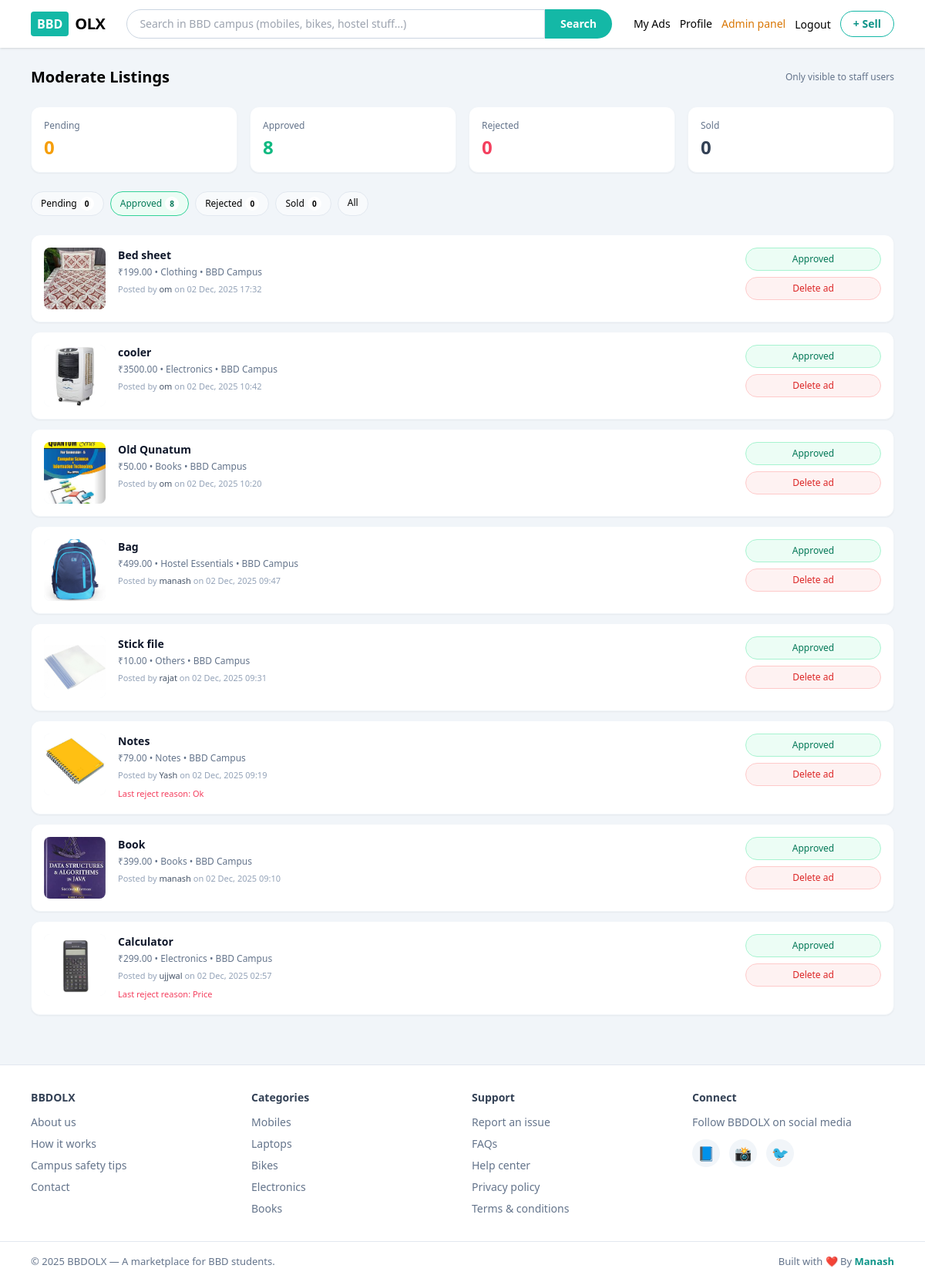
Page /moderation/?status=APPROVED (signed in) on the committed database.
### market/models.py (models this page shows, shortened)
class Product(models.Model):
    CONDITION_CHOICES = [
        ('NEW', 'New'),
        ('LIKE_NEW', 'Like New'),
        ('USED', 'Used'),
    ]
    STATUS_CHOICES = [
        ('PENDING', 'Pending Review'),
        ('APPROVED', 'Approved'),
        ('REJECTED', 'Rejected'),
        ('SOLD', 'Sold Out'),
    ]
    title = models.CharField(max_length=200)
    description = models.TextField()
    category = models.ForeignKey(
        Category,
        on_delete=models.CASCADE,
        related_name='products'
    )
    price = models.DecimalField(max_digits=10, decimal_places=2)
    condition = models.CharField(max_length=20, choices=CONDITION_CHOICES)
    image = models.ImageField(upload_to='products/')
    owner = models.ForeignKey(
        User,
        on_delete=models.CASCADE,
        related_name='products'
    )
    city_campus = models.CharField(max_length=100, default='BBD Campus')
    created_at = models.DateTimeField(auto_now_add=True)
    is_sold = models.BooleanField(default=False)
    status = models.CharField(
        max_length=10,
        choices=STATUS_CHOICES,
        default='PENDING'
    )
    rejection_reason = models.TextField(blank=True, null=True)

class Category(models.Model):
    name = models.CharField(max_length=100, unique=True)
    slug = models.SlugField(unique=True)

### market/views.py (the view)
# urls.py: path('moderation/', views.moderation_dashboard, name='moderation_dashboard'),
@user_passes_test(staff_required)
def moderation_dashboard(request):
    status_filter = request.GET.get("status", "PENDING")
    products = Product.objects.all().order_by("-created_at")
    if status_filter in ["PENDING", "APPROVED", "REJECTED", "SOLD"]:
        products = products.filter(status=status_filter)
    stats_qs = Product.objects.values("status").annotate(total=Count("id"))
    stats = {"PENDING": 0, "APPROVED": 0, "REJECTED": 0, "SOLD": 0}
    for row in stats_qs:
        stats[row["status"]] = row["total"]
    context = {
        "products": products,
        "status_filter": status_filter,
        "stats": stats,
    }
    return render(request, "market/admin_dashboard.html", context)

### market/context_processors.py (called while the page is built)
def notifications_processor(request):
    if request.user.is_authenticated:
        return {
            "unread_notifications": Notification.objects.filter(
                user=request.user, is_read=False
            )
        }
    return {"unread_notifications": []}

### market/views.py (called while the page is built)
def staff_required(user):
    return user.is_staff  # Only staff/admin can access

### market/templates/market/admin_dashboard.html (shortened to what this page needs)
{% extends "market/base.html" %}
{% block content %}
<div class="space-y-6">
  <div class="flex items-center justify-between">
    <h1 class="text-xl font-semibold">Moderate Listings</h1>
    <span class="text-xs text-slate-500">Only visible to staff users</span>
  </div>
  <div class="grid grid-cols-1 sm:grid-cols-4 gap-4 text-sm">
    <div class="bg-white rounded-xl shadow-sm p-4 border border-slate-100">
      <p class="text-xs text-slate-500 mb-1">Pending</p>
      <p class="text-2xl font-semibold text-amber-500">{{ stats.PENDING }}</p>
    </div>
    <div class="bg-white rounded-xl shadow-sm p-4 border border-slate-100">
      <p class="text-xs text-slate-500 mb-1">Approved</p>
      <p class="text-2xl font-semibold text-emerald-500">{{ stats.APPROVED }}</p>
    </div>
    <div class="bg-white rounded-xl shadow-sm p-4 border border-slate-100">
      <p class="text-xs text-slate-500 mb-1">Rejected</p>
      <p class="text-2xl font-semibold text-rose-500">{{ stats.REJECTED }}</p>
    </div>
    <div class="bg-white rounded-xl shadow-sm p-4 border border-slate-100">
      <p class="text-xs text-slate-500 mb-1">Sold</p>
      <p class="text-2xl font-semibold text-slate-700">{{ stats.SOLD }}</p>
    </div>
  </div>
  <div class="flex gap-2 text-xs">
    <a href="?status=PENDING"
       class="px-3 py-1.5 rounded-full border flex items-center gap-1
              {% if status_filter == 'PENDING' %} bg-amber-50 border-amber-400 text-amber-700 {% else %} bg-slate-50 border-slate-200 {% endif %}">
      Pending
      <span class="inline-flex items-center justify-center min-w-[18px] h-[18px] rounded-full bg-white text-[10px] font-semibold">
        {{ stats.PENDING }}
      </span>
    </a>
    <a href="?status=APPROVED"
       class="px-3 py-1.5 rounded-full border flex items-center gap-1
              {% if status_filter == 'APPROVED' %} bg-emerald-50 border-emerald-400 text-emerald-700 {% else %} bg-slate-50 border-slate-200 {% endif %}">
      Approved
      <span class="inline-flex items-center justify-center min-w-[18px] h-[18px] rounded-full bg-white text-[10px] font-semibold">
        {{ stats.APPROVED }}
      </span>
    </a>
    <a href="?status=REJECTED"
       class="px-3 py-1.5 rounded-full border flex items-center gap-1
              {% if status_filter == 'REJECTED' %} bg-rose-50 border-rose-400 text-rose-700 {% else %} bg-slate-50 border-slate-200 {% endif %}">
      Rejected
      <span class="inline-flex items-center justify-center min-w-[18px] h-[18px] h-[18px] rounded-full bg-white text-[10px] font-semibold">
        {{ stats.REJECTED }}
      </span>
    </a>
    <a href="?status=SOLD"
       class="px-3 py-1.5 rounded-full border flex items-center gap-1
              {% if status_filter == 'SOLD' %} bg-slate-900 text-white border-slate-900 {% else %} bg-slate-50 border-slate-200 {% endif %}">
      Sold
      <span class="inline-flex items-center justify-center min-w-[18px] h-[18px] rounded-full bg-white/90 text-[10px] font-semibold">
        {{ stats.SOLD }}
      </span>
    </a>
    <a href="?status=ALL"
       class="px-3 py-1.5 rounded-full border
              {% if status_filter == 'ALL' %} bg-slate-900 text-white border-slate-900 {% else %} bg-slate-50 border-slate-200 {% endif %}">
      All
    </a>
  </div>
  <div class="space-y-3">
    {% for p in products %}
      <div class="bg-white rounded-xl shadow-sm p-4 flex gap-4 items-start border border-slate-100 card-animate">
        <div class="h-20 w-20 rounded-lg overflow-hidden bg-slate-100 flex-shrink-0 relative">
          <img src="{{ p.image.url }}" class="w-full h-full object-cover">
        </div>
        <div class="flex-1 space-y-1 text-sm">
          <p class="font-semibold text-slate-900">{{ p.title }}</p>
          <p class="text-xs text-slate-500">
            ₹{{ p.price }} • {{ p.category.name }} • {{ p.city_campus }}
          </p>
          <p class="text-[11px] text-slate-400">
            Posted by <span class="font-medium text-slate-600">{{ p.owner.username }}</span>
            on {{ p.created_at|date:"d M, Y H:i" }}
          </p>
          {% if p.rejection_reason %}
            <p class="text-[11px] text-rose-500">
              Last reject reason: {{ p.rejection_reason }}
            </p>
          {% endif %}
        </div>
        <div class="flex flex-col gap-2 text-xs w-44">
          {% if p.status == 'PENDING' %}
            <form method="post" action="{% url 'approve_product' p.pk %}">
              {% csrf_token %}
              <button class="w-full bg-emerald-500 text-white rounded-full py-1.5 hover:bg-emerald-600">
                Approve
              </button>
            </form>
            <button onclick="openRejectModal({{ p.pk }}, '{{ p.title|escapejs }}')"
                    class="w-full bg-rose-500 text-white rounded-full py-1.5 hover:bg-rose-600">
              Reject
            </button>
          {% elif p.status == 'APPROVED' %}
            <span class="inline-flex items-center justify-center rounded-full bg-emerald-50 text-emerald-700 border border-emerald-200 py-1.5">
              Approved
            </span>
          {% endif %}
          <form method="post"
                action="{% url 'delete_product' p.pk %}"
                onsubmit="return confirm('Are you sure you want to delete this ad permanently? This cannot be undone.');">
            <button type="submit"
                    class="w-full bg-red-50 text-red-600 border border-red-200 rounded-full py-1.5 hover:bg-red-100">
              Delete ad
            </button>
          </form>
        </div>
      </div>
    {% empty %}
      <div class="bg-white rounded-xl p-8 text-center text-sm text-slate-500">
        No ads found for this filter.
      </div>
    {% endfor %}
  </div>
</div>
{% endblock %}

### market/templates/market/base.html (style rules this page uses)
.card-animate { animation: cardIn .35s ease-out; }

### rows in the picture
Product: image (picture), title "Bed sheet", price "199.00", category.name "Clothing", city_campus "BBD Campus", owner.username "om", created_at "02 Dec, 2025 17:32", status "Approved"
Product: image (picture), title "cooler", price "3500.00", category.name "Electronics", city_campus "BBD Campus", owner.username "om", created_at "02 Dec, 2025 10:42", status "Approved"
Product: image (picture), title "Old Qunatum", price "50.00", category.name "Books", city_campus "BBD Campus", owner.username "om", created_at "02 Dec, 2025 10:20", status "Approved"
Product: image (picture), title "Bag", price "499.00", category.name "Hostel Essentials", city_campus "BBD Campus", owner.username "manash", created_at "02 Dec, 2025 09:47", status "Approved"
Product: image (picture), title "Stick file", price "10.00", category.name "Others", city_campus "BBD Campus", owner.username "rajat", created_at "02 Dec, 2025 09:31", status "Approved"
Product: image (picture), title "Notes", price "79.00", category.name "Notes", city_campus "BBD Campus", owner.username "Yash", created_at "02 Dec, 2025 09:19", rejection_reason "Ok", status "Approved"
Product: image (picture), title "Book", price "399.00", category.name "Books", city_campus "BBD Campus", owner.username "manash", created_at "02 Dec, 2025 09:10", status "Approved"
Product: image (picture), title "Calculator", price "299.00", category.name "Electronics", city_campus "BBD Campus", owner.username "ujjwal", created_at "02 Dec, 2025 02:57", rejection_reason "Price", status "Approved"

### other values in the picture
{{ stats.PENDING }} "0"
{{ stats.APPROVED }} "8"
{{ stats.REJECTED }} "0"
{{ stats.SOLD }} "0"
